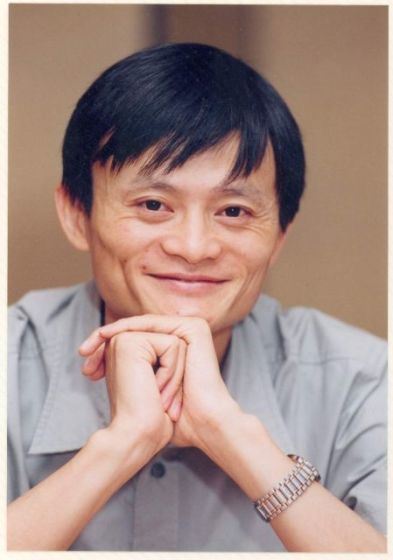
#> input picture OpenCVTest/TransparentMask/JackMa.jpg, 393 x 560 px
$ python mask_obj_inst_by_pillow.py   (Python 2 division)
#> lines starting #> are read from the running program, lines starting #| are printed output that depends on the picture; after the words box and inside, x2 and y2 are one past the last pixel; in counts of white or black regions, pixels touching at a corner belong together
from PIL import Image, ImageDraw
import numpy as np

# convert, supported modes: "L", "RGBX", "RGBA", and "CMYK"
image_src = Image.open('JackMa.jpg').convert('RGBA')
print image_src.size
#| (393, 560)
width, height = image_src.size  # size of the source image
#> width = 393; height = 560

# prepare a mask in image size
image_mask = np.zeros(shape=(height, width, 3)).astype(np.uint8)    # reverse order of W and H for array
image_mask[(height/4):(height/4*3), (width/4):(width/4*3), :] = (255, 20, 147)  # mask with deep pink
# Hot Pink	    255-105-180	ff69b4
# Deep Pink	    255-20-147	ff1493
# Pink	        255-192-203	ffc0cb
# Light Pink	255-182-193	ffb6c1
image_mask = Image.fromarray(image_mask).convert('RGBA')    # image_mask.getbands() = 'RGB'
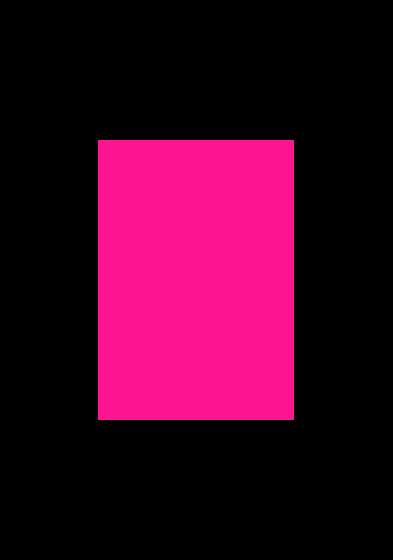
#> image_mask: PIL image 393x560 RGBA; mean R, G, B, A 63.6, 5, 36.7, 255
# # to draw on image, e.g. add text, not in use in this case
# image_draw = ImageDraw.ImageDraw(image_mask, 'RGBA')    # create with alpha layer
# to fade the mask by alpha filter
#   see <http://www.pythonware.com/library/pil/handbook/image.htm#Image.point>
mask_alpha = image_mask.convert('L').point(lambda x: min(x, 100))     # mask.getbands() = 'L'
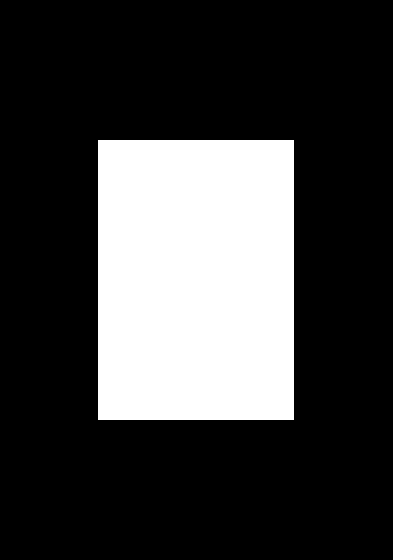
#> mask_alpha: PIL image 393x560 L; values 0 (black) and 100 (white), 24.9% white; 1 white region, box (x1, y1, x2, y2) and area: (98, 140, 294, 420) 54880

# use alpha filter to make it transparent
image_mask.putalpha(mask_alpha)
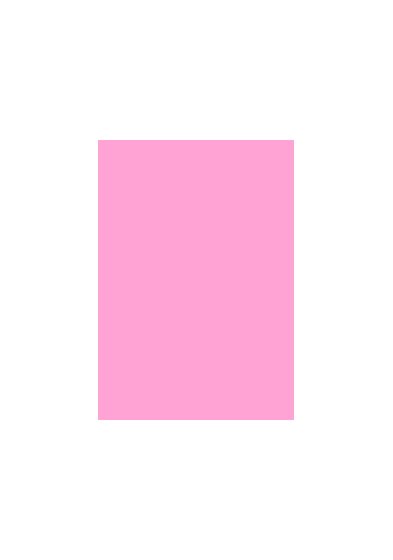
#> image_mask: PIL image 393x560 RGBA; mean R, G, B, A 63.6, 5, 36.7, 24.9; transparent parts drawn white
image_src.paste(image_mask, None, image_mask)
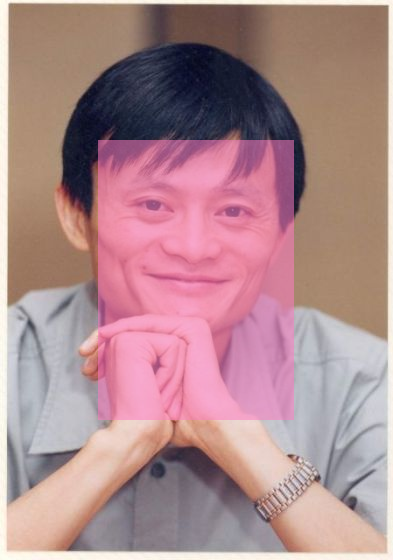
#> image_src: PIL image 393x560 RGBA; mean R, G, B, A 171.5, 128.6, 135.1, 239.8; transparent parts drawn white
image_src.save('JackMa_drawmask.jpg', "JPEG")
